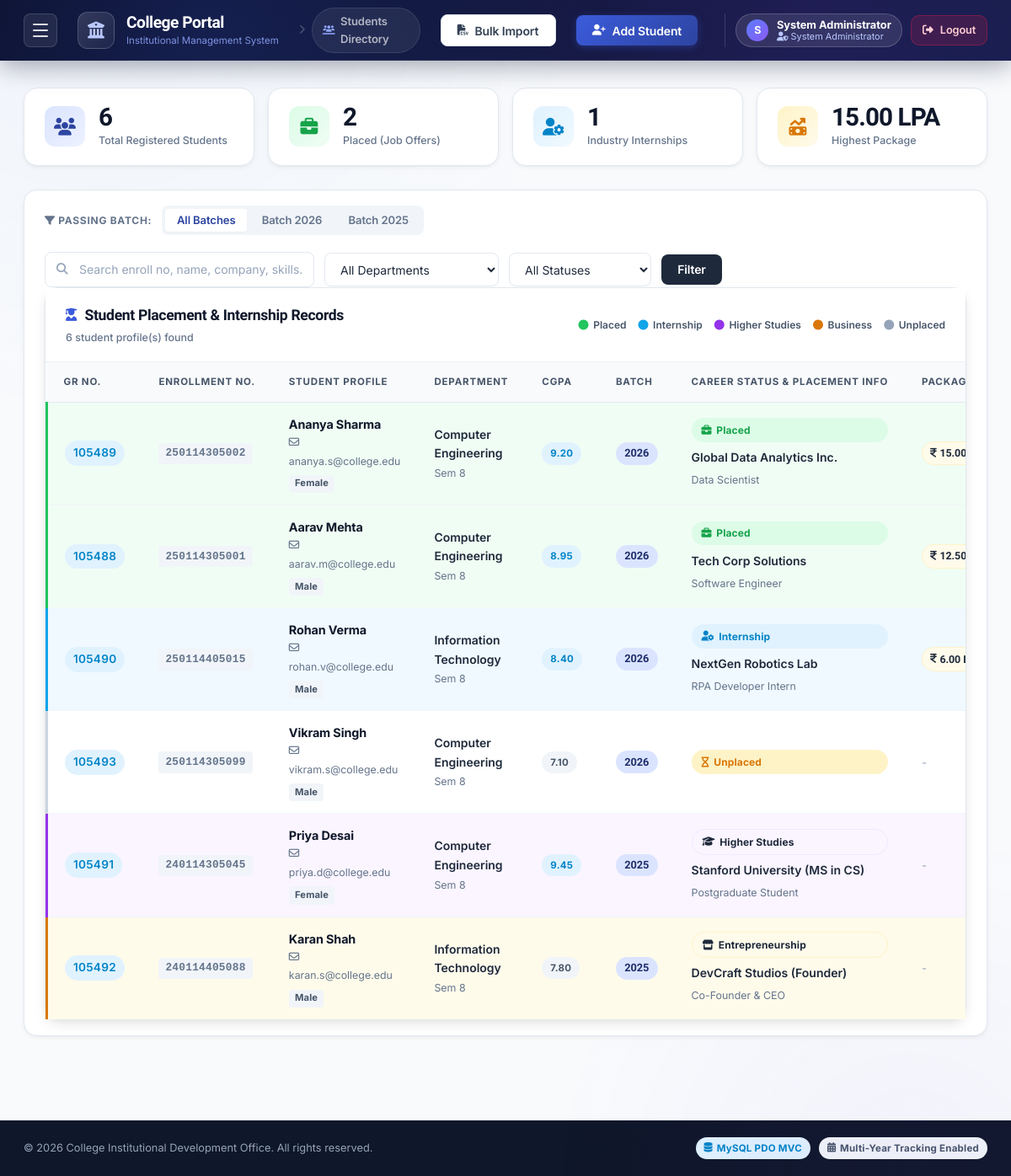
The page /index.php?module=student (signed in) on the database its author committed.
### tables this page shows
CREATE TABLE IF NOT EXISTS `students` (
  `id` INT AUTO_INCREMENT PRIMARY KEY,
  `gr_no` VARCHAR(100) DEFAULT NULL,
  `enroll_no` VARCHAR(100) NOT NULL UNIQUE,
  `name` VARCHAR(150) NOT NULL,
  `email` VARCHAR(150) DEFAULT NULL,
  `phone` VARCHAR(50) DEFAULT NULL,
  `gender` ENUM('Male', 'Female') NOT NULL DEFAULT 'Male',
  `dob` DATE DEFAULT NULL,
  `department` VARCHAR(100) NOT NULL,
  `semester` INT DEFAULT 8,
  `cgpa` DECIMAL(3,2) DEFAULT 0.00,
  `passing_year` INT NOT NULL,
  `address` TEXT DEFAULT NULL,
  `skills` TEXT DEFAULT NULL,
  `password` VARCHAR(255) DEFAULT NULL COMMENT 'Bcrypt hash of enrollment number',
  `placement_status` ENUM('Placed', 'Internship', 'Higher Studies', 'Business', 'Unplaced') NOT NULL DEFAULT 'Unplaced',
  `company_name` VARCHAR(255) DEFAULT NULL,
  `designation` VARCHAR(150) DEFAULT NULL,
  `package_lpa` DECIMAL(5,2) DEFAULT NULL,
  `offer_letter_file` VARCHAR(255) DEFAULT NULL,
  `resume_file` VARCHAR(255) DEFAULT NULL,
  `created_at` DATETIME DEFAULT CURRENT_TIMESTAMP,
  `updated_at` DATETIME DEFAULT CURRENT_TIMESTAMP ON UPDATE CURRENT_TIMESTAMP,
  INDEX (`gr_no`),
  INDEX (`passing_year`),
  INDEX (`department`),
  INDEX (`placement_status`)
);

### views/placement/index.php (the view, shortened to what the rows shown need)
<div class="container">
    <div class="card table-card">
        <div class="card-header">
            <div class="card-title">
                <h2><i class="fa-solid fa-user-graduate"></i> Student Placement & Internship Records</h2>
            </div>
        </div>
        <div class="table-responsive">
            <table class="data-table placement-table">
                <thead>
                    <tr>
                        <th>GR No.</th>
                        <th>Enrollment No.</th>
                        <th>Student Profile</th>
                        <th>Department</th>
                        <th>CGPA</th>
                        <th>Batch</th>
                        <th>Career Status & Placement Info</th>
                        <th>Package (LPA)</th>
                    </tr>
                </thead>
                <tbody>
                    <?php if (empty($students)): ?>
                        <tr>
                            <td colspan="10" class="text-center py-5">
                                <div class="empty-state">
                                    <i class="fa-solid fa-user-slash empty-icon"></i>
                                    <h3>No Student Records Found</h3>
                                    <p>No student matches your current filter query.</p>
                                    <button class="btn btn-primary mt-3" onclick="openAddStudentModal()">
                                        <i class="fa-solid fa-user-plus"></i> Add Student Profile
                                    </button>
                                </div>
                            </td>
                        </tr>
                    <?php else: ?>
                        <?php foreach ($students as $st): ?>
                            <?php
                                $rowClass = 'row-unplaced';
                                if ($st['placement_status'] === 'Placed') $rowClass = 'row-placed';
                                elseif ($st['placement_status'] === 'Internship') $rowClass = 'row-internship';
                                elseif ($st['placement_status'] === 'Higher Studies') $rowClass = 'row-higher';
                                elseif ($st['placement_status'] === 'Business') $rowClass = 'row-business';
                            ?>
                            <tr class="<?= $rowClass ?>">
                                <td>
                                    <?php if (!empty($st['gr_no'])): ?>
                                        <span class="badge badge-info" style="font-size:0.85rem; font-weight:600;"><?= htmlspecialchars($st['gr_no']) ?></span>
                                    <?php else: ?>
                                        <span class="text-muted">—</span>
                                    <?php endif; ?>
                                </td>
                                <td>
                                    <span class="mou-id"><?= htmlspecialchars($st['enroll_no']) ?></span>
                                </td>
                                <td>
                                    <div class="company-info">
                                        <span class="company-name"><?= htmlspecialchars($st['name']) ?></span>
                                        <div class="contact-sub">
                                            <i class="fa-regular fa-envelope"></i> <?= htmlspecialchars($st['email'] ?: 'N/A') ?>
                                            <span class="gender-pill"><?= htmlspecialchars($st['gender']) ?></span>
                                        </div>
                                    </div>
                                </td>
                                <td>
                                    <span class="contact-name"><?= htmlspecialchars($st['department']) ?></span>
                                    <div class="contact-sub">Sem <?= $st['semester'] ?></div>
                                </td>
                                <td>
                                    <span class="badge <?= $st['cgpa'] >= 8.0 ? 'badge-info' : 'badge-secondary' ?>">
                                        <?= number_format($st['cgpa'], 2) ?>
                                    </span>
                                </td>
                                <td>
                                    <span class="year-pill"><?= $st['passing_year'] ?></span>
                                </td>
                                <td>
                                    <div class="placement-details">
                                        <?php if ($st['placement_status'] === 'Placed'): ?>
                                            <span class="status-badge status-active"><i class="fa-solid fa-briefcase"></i> Placed</span>
                                            <div class="contact-name mt-1"><?= htmlspecialchars($st['company_name']) ?></div>
                                            <div class="contact-sub"><?= htmlspecialchars($st['designation'] ?: 'Engineer') ?></div>
                                        <?php elseif ($st['placement_status'] === 'Internship'): ?>
                                            <span class="status-badge status-internship"><i class="fa-solid fa-user-gear"></i> Internship</span>
                                            <div class="contact-name mt-1"><?= htmlspecialchars($st['company_name']) ?></div>
                                            <div class="contact-sub"><?= htmlspecialchars($st['designation'] ?: 'Intern') ?></div>
                                        <?php elseif ($st['placement_status'] === 'Higher Studies'): ?>
                                            <span class="status-badge status-higher"><i class="fa-solid fa-graduation-cap"></i> Higher Studies</span>
                                            <div class="contact-name mt-1"><?= htmlspecialchars($st['company_name'] ?: 'University') ?></div>
                                            <div class="contact-sub"><?= htmlspecialchars($st['designation'] ?: 'Master Degree') ?></div>
                                        <?php elseif ($st['placement_status'] === 'Business'): ?>
                                            <span class="status-badge status-business"><i class="fa-solid fa-store"></i> Entrepreneurship</span>
                                            <div class="contact-name mt-1"><?= htmlspecialchars($st['company_name'] ?: 'Startup') ?></div>
                                            <div class="contact-sub"><?= htmlspecialchars($st['designation'] ?: 'Founder') ?></div>
                                        <?php else: ?>
                                            <span class="status-badge status-expired"><i class="fa-solid fa-hourglass"></i> Unplaced</span>
                                        <?php endif; ?>
                                    </div>
                                </td>
                                <td>
                                    <?php if (!empty($st['package_lpa']) && $st['package_lpa'] > 0): ?>
                                        <span class="package-tag"><i class="fa-solid fa-indian-rupee-sign"></i> <?= number_format($st['package_lpa'], 2) ?> LPA</span>
                                    <?php else: ?>
                                        <span class="text-muted">-</span>
                                    <?php endif; ?>
                                </td>
                            </tr>
                        <?php endforeach; ?>
                    <?php endif; ?>
                </tbody>
            </table>
        </div>
    </div>
</div>

### rows shown on the page
students: gr_no "105489", enroll_no "250114305002", name "Ananya Sharma", email "ananya.s@college.edu", gender "Female", department "Computer Engineering", semester "8", cgpa "9.20", passing_year "2026", company_name "Global Data Analytics Inc.", designation "Data Scientist", package_lpa "15.00…"
students: gr_no "105488", enroll_no "250114305001", name "Aarav Mehta", email "aarav.m@college.edu", gender "Male", department "Computer Engineering", semester "8", cgpa "8.95", passing_year "2026", company_name "Tech Corp Solutions", designation "Software Engineer", package_lpa "12.50…"
students: gr_no "105490", enroll_no "250114405015", name "Rohan Verma", email "rohan.v@college.edu", gender "Male", department "Information Technology", semester "8", cgpa "8.40", passing_year "2026", company_name "NextGen Robotics Lab", designation "RPA Developer Intern", package_lpa "6.00"
students: gr_no "105493", enroll_no "250114305099", name "Vikram Singh", email "vikram.s@college.edu", gender "Male", department "Computer Engineering", semester "8", cgpa "7.10", passing_year "2026", placement_status "Unplaced" (drawn)
students: gr_no "105491", enroll_no "240114305045", name "Priya Desai", email "priya.d@college.edu", gender "Female", department "Computer Engineering", semester "8", cgpa "9.45", passing_year "2025", company_name "Stanford University (MS in CS)", designation "Postgraduate Student"
students: gr_no "105492", enroll_no "240114405088", name "Karan Shah", email "karan.s@college.edu", gender "Male", department "Information Technology", semester "8", cgpa "7.80", passing_year "2025", company_name "DevCraft Studios (Founder)", designation "Co-Founder & CEO"

### other values the page prints
substr($_SESSION['user_name'] ?? 'U', 0, 1) "S"
$_SESSION['user_name'] "System Administrator"
$_SESSION['user_role'] "System Administrator"
$stats['total_students'] "6"
$stats['placed_count'] "2"
$stats['internship_count'] "1"
$stats['max_package'] "15.00"
$y "2026"
$y "2025"
count($students) "6"
